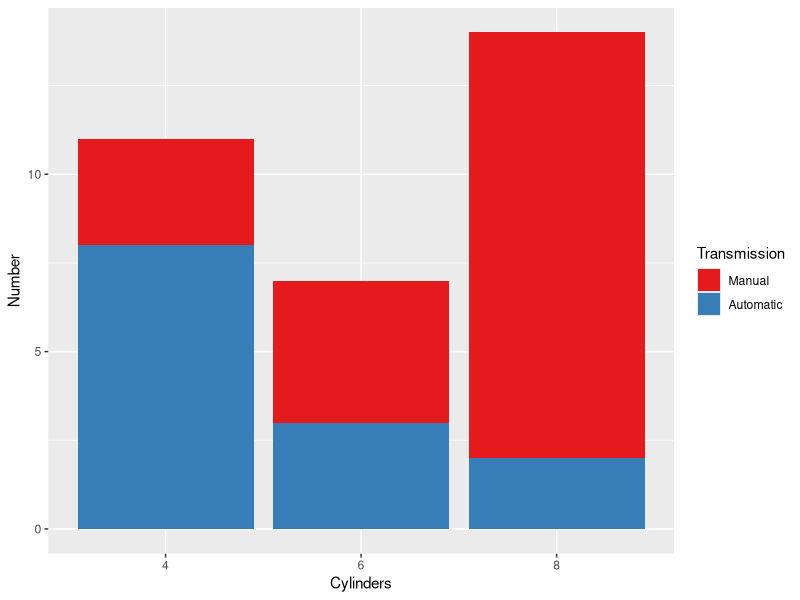
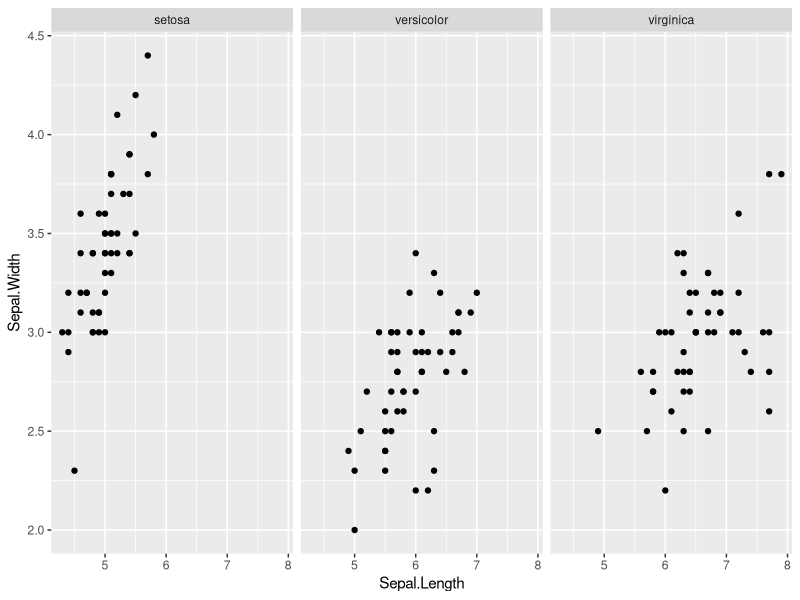
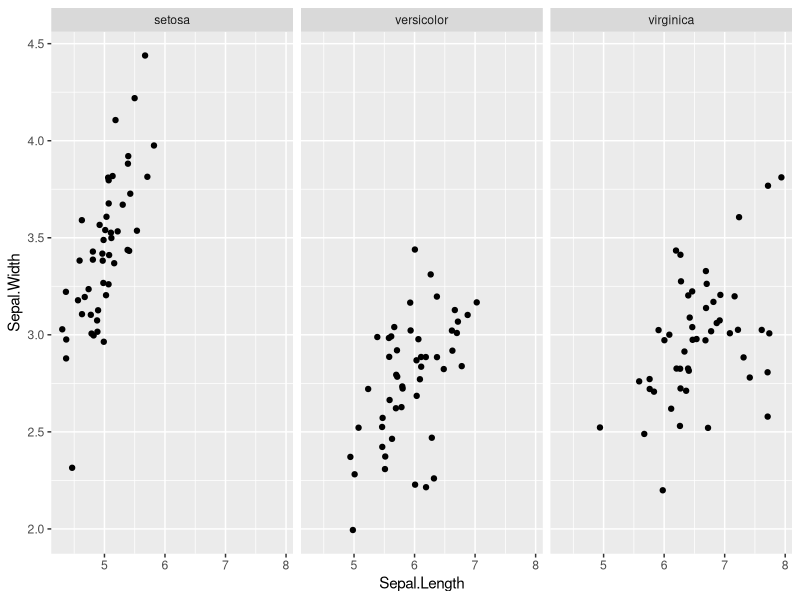
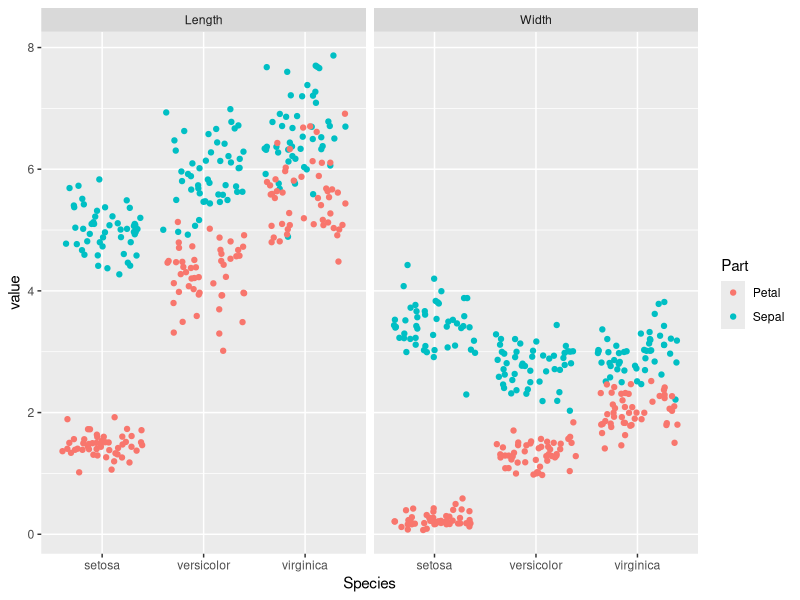
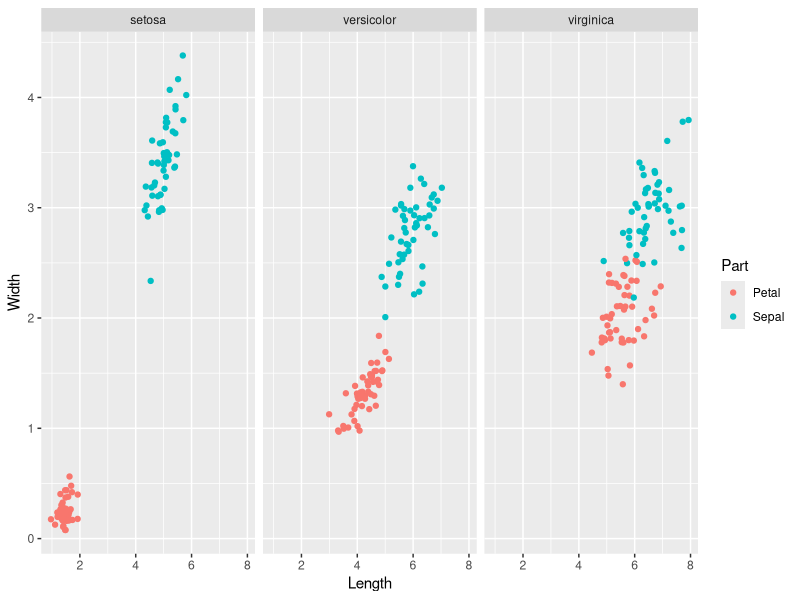

The R source for these figures, in order:
## ---- chunk 1
    library(ggplot2)
    ggplot(mtcars, aes(x = factor(cyl), fill = factor(am))) +
      geom_bar(position = 'stack') +  # try position = 'dodge', 'fill'
      scale_x_discrete('Cylinders') +
      scale_y_continuous('Number') +
      scale_fill_manual('Transmission', 
                        values = c("#E41A1C", "#377EB8"),
                        labels = c("Manual", "Automatic")) 
## ---- chunk 2
  str(iris)
  names(iris)
## ---- chunk 3
    library(ggplot2)
    ggplot(iris, aes(x = Sepal.Length, y = Sepal.Width)) +
      geom_point() +
      facet_grid(. ~ Species)
## ---- chunk 4
    library(ggplot2)
    ggplot(iris, aes(x = Sepal.Length, y = Sepal.Width)) +
      geom_jitter() +
      facet_grid(. ~ Species)
## ---- chunk 5
library(tidyr)

iris %>%
  gather(key, value, -Species) %>%
  separate(key, c("Part", "Measure"), sep = "\\.") %>%
  ggplot(aes(x = Species, y = value, col = Part)) +
  geom_jitter() +
  facet_grid(. ~ Measure)
## ---- chunk 6
library(tidyr)
library(dplyr)
library(ggplot2)

iris %>%
  mutate(Flower = 1:nrow(iris)) %>%
  gather(key, value, -Species, -Flower) %>%
  separate(key, c("Part", "Measure"),sep="\\.")%>%
  spread(Measure, value) %>%
  ggplot(aes(x = Length, y = Width, color = Part)) +
  geom_jitter() +
  facet_grid(. ~ Species)
